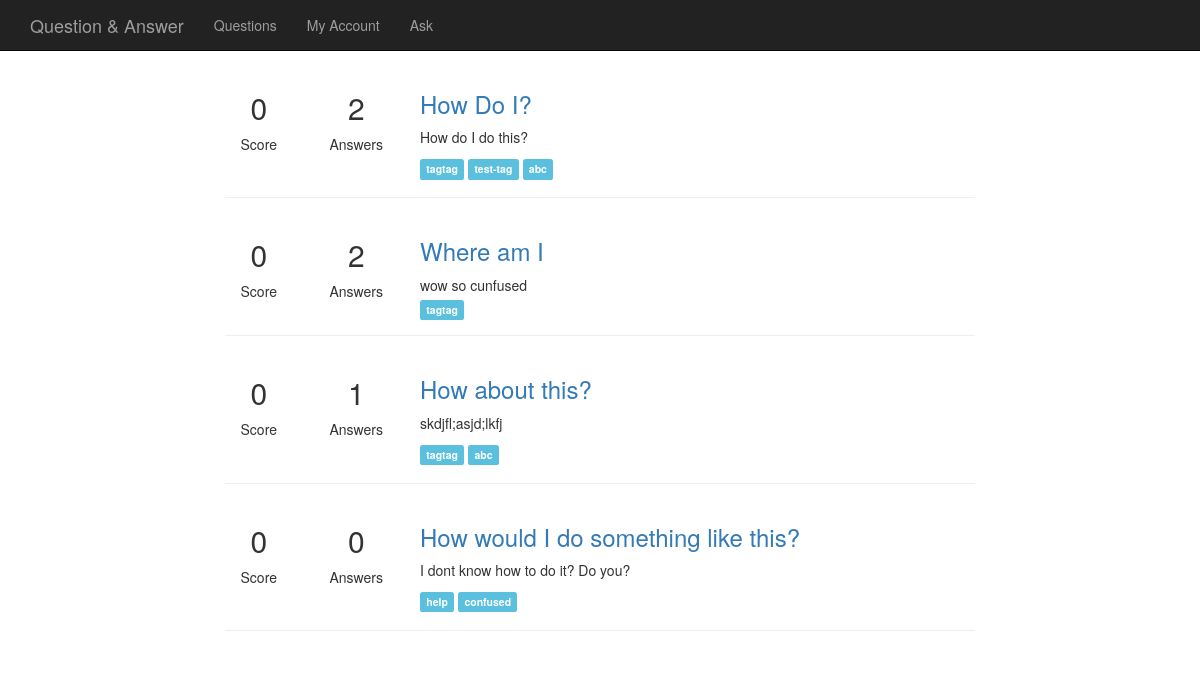
The app's page /questions/, older data.
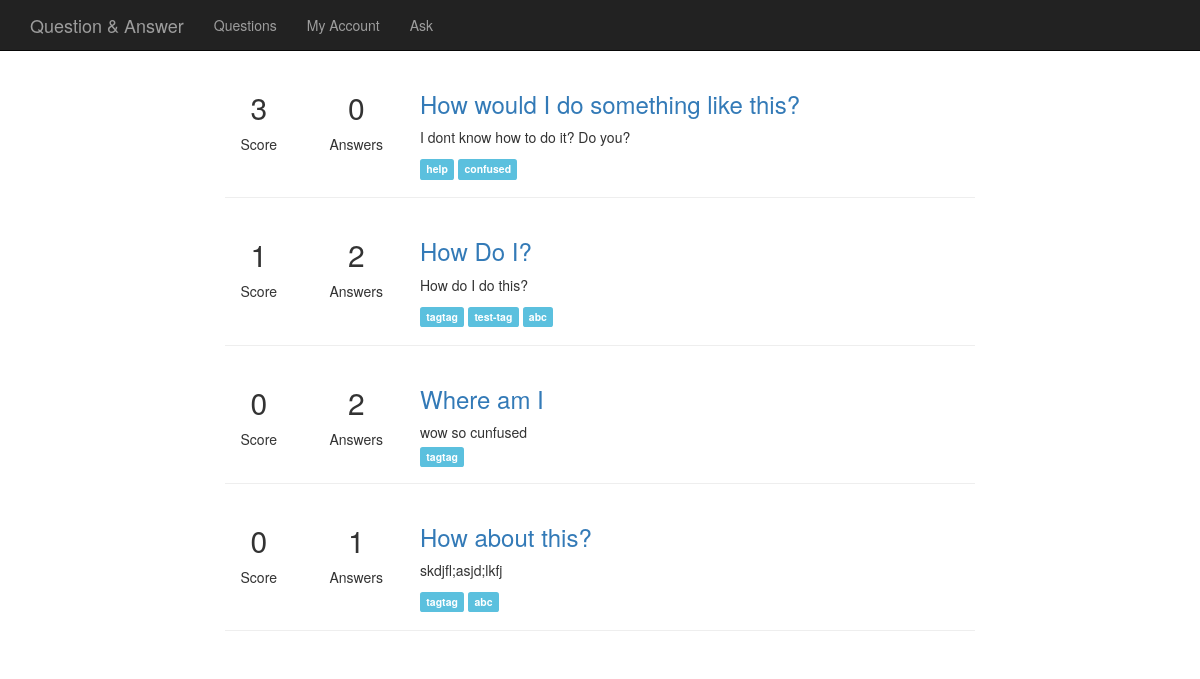
The same page, newer data.
### question_answer/models.py (models this page shows, shortened)
class Question(models.Model):
    question_name = models.CharField(max_length=200)
    question_text = models.CharField(max_length=512)
    score = models.IntegerField(default=0)
    pub_date = models.DateTimeField()
    tags = models.ManyToManyField(Tag)

class Tag(models.Model):
    tag_name = models.CharField(max_length=16)

### question_answer/views.py (the view)
def index (request):
    question_list = Question.objects.order_by('-score')[:10]
    template = loader.get_template("question_answer/index.html")
    context = RequestContext(request, {'question_list': question_list,})
    return HttpResponse(template.render(context))

### question_answer/templates/question_answer/index.html (shortened to what this page needs)
{% extends 'question_answer/base.html' %}
{% block content %}
{% for question in question_list %}
        <div class="row">
            <div class="col-md-3 text-center">
                <div class="row">
                    <div class="col-md-6 text-center">
                        <h2>{{ question.score }}</h2>
                        <p>Score</p>
                    </div>
                    <div class="col-md-6 text-center">
                        <h2>{{ question.answer_set.count }}</h2>
                        <p>Answers</p>
                    </div>
                </div>
            </div>
            <div class="col-md-9">
                <h3><a href="{% url 'questions:detail' question.id %}">{{ question.question_name }}</a></h3>
                <p>{{ question.question_text }}</p>
                {% for tag in question.tags.all %}
                <a href="{% url 'questions:tag' tag.id %}" class="label label-info">{{ tag.tag_name }}</a>
                {% endfor %}
            </div>
        </div>
        <hr>
{% endfor %}
{% endblock %}

Row changes from the older to the newer data that the page shows:
changed Question "How would I do something like this?": score "0" → "3"; moves up the list
changed Question "How Do I?": score "0" → "1"
